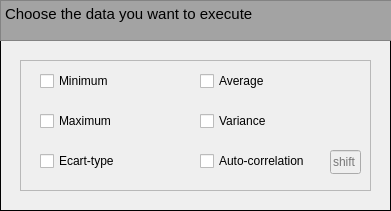
  <widget class="QFrame" name="frame">
   <property name="geometry">
    <rect>
     <x>10</x>
     <y>10</y>
     <width>391</width>
     <height>211</height>
    </rect>
   </property>
   <property name="frameShape">
    <enum>QFrame::Box</enum>
   </property>
   <property name="frameShadow">
    <enum>QFrame::Plain</enum>
   </property>
   <widget class="QTextBrowser" name="Display_title">
    <property name="geometry">
     <rect>
      <x>0</x>
      <y>0</y>
      <width>641</width>
      <height>41</height>
     </rect>
    </property>
    <property name="palette">
     <palette>
      <active>
       <colorrole role="WindowText">
        <brush brushstyle="SolidPattern">
         <color alpha="255">
          <red>0</red>
          <green>0</green>
          <blue>0</blue>
         </color>
        </brush>
       </colorrole>
       <colorrole role="Button">
        <brush brushstyle="SolidPattern">
         <color alpha="255">
          <red>170</red>
          <green>170</green>
          <blue>170</blue>
         </color>
        </brush>
       </colorrole>
       <colorrole role="Light">
        <brush brushstyle="SolidPattern">
         <color alpha="255">
          <red>255</red>
          <green>255</green>
          <blue>255</blue>
         </color>
        </brush>
       </colorrole>
       <colorrole role="Midlight">
        <brush brushstyle="SolidPattern">
         <color alpha="255">
          <red>212</red>
          <green>212</green>
          <blue>212</blue>
         </color>
        </brush>
       </colorrole>
       <colorrole role="Dark">
        <brush brushstyle="SolidPattern">
         <color alpha="255">
          <red>85</red>
          <green>85</green>
          <blue>85</blue>
         </color>
        </brush>
       </colorrole>
       <colorrole role="Mid">
        <brush brushstyle="SolidPattern">
         <color alpha="255">
          <red>113</red>
          <green>113</green>
          <blue>113</blue>
         </color>
        </brush>
       </colorrole>
       <colorrole role="Text">
        <brush brushstyle="SolidPattern">
         <color alpha="255">
          <red>0</red>
          <green>0</green>
          <blue>0</blue>
         </color>
        </brush>
       </colorrole>
       <colorrole role="BrightText">
        <brush brushstyle="SolidPattern">
         <color alpha="255">
          <red>255</red>
          <green>255</green>
          <blue>255</blue>
         </color>
        </brush>
       </colorrole>
       <colorrole role="ButtonText">
        <brush brushstyle="SolidPattern">
         <color alpha="255">
          <red>0</red>
          <green>0</green>
          <blue>0</blue>
         </color>
        </brush>
       </colorrole>
       <colorrole role="Base">
        <brush brushstyle="SolidPattern">
         <color alpha="255">
          <red>163</red>
          <green>163</green>
          <blue>163</blue>
         </color>
        </brush>
       </colorrole>
       <colorrole role="Window">
        <brush brushstyle="SolidPattern">
         <color alpha="255">
          <red>170</red>
          <green>170</green>
          <blue>170</blue>
         </color>
        </brush>
       </colorrole>
       <colorrole role="Shadow">
        <brush brushstyle="SolidPattern">
         <color alpha="255">
          <red>0</red>
          <green>0</green>
          <blue>0</blue>
         </color>
        </brush>
       </colorrole>
       <colorrole role="AlternateBase">
        <brush brushstyle="SolidPattern">
         <color alpha="255">
          <red>212</red>
          <green>212</green>
          <blue>212</blue>
         </color>
        </brush>
       </colorrole>
       <colorrole role="ToolTipBase">
        <brush brushstyle="SolidPattern">
         <color alpha="255">
          <red>255</red>
          <green>255</green>
          <blue>220</blue>
         </color>
        </brush>
       </colorrole>
       <colorrole role="ToolTipText">
        <brush brushstyle="SolidPattern">
         <color alpha="255">
          <red>0</red>
          <green>0</green>
          <blue>0</blue>
         </color>
        </brush>
       </colorrole>
       <colorrole role="PlaceholderText">
        <brush brushstyle="SolidPattern">
         <color alpha="128">
          <red>0</red>
          <green>0</green>
          <blue>0</blue>
         </color>
        </brush>
       </colorrole>
      </active>
      <inactive>
       <colorrole role="WindowText">
        <brush brushstyle="SolidPattern">
         <color alpha="255">
          <red>0</red>
          <green>0</green>
          <blue>0</blue>
         </color>
        </brush>
       </colorrole>
       <colorrole role="Button">
        <brush brushstyle="SolidPattern">
         <color alpha="255">
          <red>170</red>
          <green>170</green>
          <blue>170</blue>
         </color>
        </brush>
       </colorrole>
       <colorrole role="Light">
        <brush brushstyle="SolidPattern">
         <color alpha="255">
          <red>255</red>
          <green>255</green>
          <blue>255</blue>
         </color>
        </brush>
       </colorrole>
       <colorrole role="Midlight">
        <brush brushstyle="SolidPattern">
         <color alpha="255">
          <red>212</red>
          <green>212</green>
          <blue>212</blue>
         </color>
        </brush>
       </colorrole>
       <colorrole role="Dark">
        <brush brushstyle="SolidPattern">
         <color alpha="255">
          <red>85</red>
          <green>85</green>
          <blue>85</blue>
         </color>
        </brush>
       </colorrole>
       <colorrole role="Mid">
        <brush brushstyle="SolidPattern">
         <color alpha="255">
          <red>113</red>
          <green>113</green>
          <blue>113</blue>
         </color>
        </brush>
       </colorrole>
       <colorrole role="Text">
        <brush brushstyle="SolidPattern">
         <color alpha="255">
          <red>0</red>
          <green>0</green>
          <blue>0</blue>
         </color>
        </brush>
       </colorrole>
       <colorrole role="BrightText">
        <brush brushstyle="SolidPattern">
         <color alpha="255">
          <red>255</red>
          <green>255</green>
          <blue>255</blue>
         </color>
        </brush>
       </colorrole>
       <colorrole role="ButtonText">
        <brush brushstyle="SolidPattern">
         <color alpha="255">
          <red>0</red>
          <green>0</green>
          <blue>0</blue>
         </color>
        </brush>
       </colorrole>
       <colorrole role="Base">
        <brush brushstyle="SolidPattern">
         <color alpha="255">
          <red>163</red>
          <green>163</green>
          <blue>163</blue>
         </color>
        </brush>
       </colorrole>
       <colorrole role="Window">
        <brush brushstyle="SolidPattern">
         <color alpha="255">
          <red>170</red>
          <green>170</green>
          <blue>170</blue>
         </color>
        </brush>
       </colorrole>
       <colorrole role="Shadow">
        <brush brushstyle="SolidPattern">
         <color alpha="255">
          <red>0</red>
          <green>0</green>
          <blue>0</blue>
         </color>
        </brush>
       </colorrole>
       <colorrole role="AlternateBase">
        <brush brushstyle="SolidPattern">
         <color alpha="255">
          <red>212</red>
          <green>212</green>
          <blue>212</blue>
         </color>
        </brush>
       </colorrole>
       <colorrole role="ToolTipBase">
        <brush brushstyle="SolidPattern">
         <color alpha="255">
          <red>255</red>
          <green>255</green>
          <blue>220</blue>
         </color>
        </brush>
       </colorrole>
       <colorrole role="ToolTipText">
        <brush brushstyle="SolidPattern">
         <color alpha="255">
          <red>0</red>
          <green>0</green>
          <blue>0</blue>
         </color>
        </brush>
       </colorrole>
       <colorrole role="PlaceholderText">
        <brush brushstyle="SolidPattern">
         <color alpha="128">
          <red>0</red>
          <green>0</green>
          <blue>0</blue>
         </color>
        </brush>
       </colorrole>
      </inactive>
      <disabled>
       <colorrole role="WindowText">
        <brush brushstyle="SolidPattern">
         <color alpha="255">
          <red>85</red>
          <green>85</green>
          <blue>85</blue>
         </color>
        </brush>
       </colorrole>
       <colorrole role="Button">
        <brush brushstyle="SolidPattern">
         <color alpha="255">
          <red>170</red>
          <green>170</green>
          <blue>170</blue>
         </color>
        </brush>
       </colorrole>
       <colorrole role="Light">
        <brush brushstyle="SolidPattern">
         <color alpha="255">
          <red>255</red>
          <green>255</green>
          <blue>255</blue>
         </color>
        </brush>
       </colorrole>
       <colorrole role="Midlight">
        <brush brushstyle="SolidPattern">
         <color alpha="255">
          <red>212</red>
          <green>212</green>
          <blue>212</blue>
         </color>
        </brush>
       </colorrole>
       <colorrole role="Dark">
        <brush brushstyle="SolidPattern">
         <color alpha="255">
          <red>85</red>
          <green>85</green>
          <blue>85</blue>
         </color>
        </brush>
       </colorrole>
       <colorrole role="Mid">
        <brush brushstyle="SolidPattern">
         <color alpha="255">
          <red>113</red>
          <green>113</green>
          <blue>113</blue>
         </color>
        </brush>
       </colorrole>
       <colorrole role="Text">
        <brush brushstyle="SolidPattern">
         <color alpha="255">
          <red>85</red>
          <green>85</green>
          <blue>85</blue>
         </color>
        </brush>
       </colorrole>
       <colorrole role="BrightText">
        <brush brushstyle="SolidPattern">
         <color alpha="255">
          <red>255</red>
          <green>255</green>
          <blue>255</blue>
         </color>
        </brush>
       </colorrole>
       <colorrole role="ButtonText">
        <brush brushstyle="SolidPattern">
         <color alpha="255">
          <red>85</red>
          <green>85</green>
          <blue>85</blue>
         </color>
        </brush>
       </colorrole>
       <colorrole role="Base">
        <brush brushstyle="SolidPattern">
         <color alpha="255">
          <red>170</red>
          <green>170</green>
          <blue>170</blue>
         </color>
        </brush>
       </colorrole>
       <colorrole role="Window">
        <brush brushstyle="SolidPattern">
         <color alpha="255">
          <red>170</red>
          <green>170</green>
          <blue>170</blue>
         </color>
        </brush>
       </colorrole>
       <colorrole role="Shadow">
        <brush brushstyle="SolidPattern">
         <color alpha="255">
          <red>0</red>
          <green>0</green>
          <blue>0</blue>
         </color>
        </brush>
       </colorrole>
       <colorrole role="AlternateBase">
        <brush brushstyle="SolidPattern">
         <color alpha="255">
          <red>170</red>
          <green>170</green>
          <blue>170</blue>
         </color>
        </brush>
       </colorrole>
       <colorrole role="ToolTipBase">
        <brush brushstyle="SolidPattern">
         <color alpha="255">
          <red>255</red>
          <green>255</green>
          <blue>220</blue>
         </color>
        </brush>
       </colorrole>
       <colorrole role="ToolTipText">
        <brush brushstyle="SolidPattern">
         <color alpha="255">
          <red>0</red>
          <green>0</green>
          <blue>0</blue>
         </color>
        </brush>
       </colorrole>
       <colorrole role="PlaceholderText">
        <brush brushstyle="SolidPattern">
         <color alpha="128">
          <red>0</red>
          <green>0</green>
          <blue>0</blue>
         </color>
        </brush>
       </colorrole>
      </disabled>
     </palette>
    </property>
    <property name="html">
     <string>&lt;!DOCTYPE HTML PUBLIC &quot;-//W3C//DTD HTML 4.0//EN&quot; &quot;http://www.w3.org/TR/REC-html40/strict.dtd&quot;&gt;
&lt;html&gt;&lt;head&gt;&lt;meta name=&quot;qrichtext&quot; content=&quot;1&quot; /&gt;&lt;style type=&quot;text/css&quot;&gt;
p, li { white-space: pre-wrap; }
&lt;/style&gt;&lt;/head&gt;&lt;body style=&quot; font-family:'MS Shell Dlg 2'; font-size:7.8pt; font-weight:400; font-style:normal;&quot;&gt;
&lt;p style=&quot; margin-top:0px; margin-bottom:0px; margin-left:0px; margin-right:0px; -qt-block-indent:0; text-indent:0px;&quot;&gt;&lt;span style=&quot; font-size:11pt;&quot;&gt;Choose the data you want to execute&lt;/span&gt;&lt;/p&gt;&lt;/body&gt;&lt;/html&gt;</string>
    </property>
   </widget>
   <widget class="QFrame" name="frame_2">
    <property name="geometry">
     <rect>
      <x>20</x>
      <y>60</y>
      <width>351</width>
      <height>131</height>
     </rect>
    </property>
    <property name="frameShape">
     <enum>QFrame::StyledPanel</enum>
    </property>
    <property name="frameShadow">
     <enum>QFrame::Raised</enum>
    </property>
    <widget class="QCheckBox" name="CheckBox_Minimum">
     <property name="geometry">
      <rect>
       <x>20</x>
       <y>10</y>
       <width>83</width>
       <height>22</height>
      </rect>
     </property>
     <property name="text">
      <string>Minimum</string>
     </property>
     <property name="checked">
      <bool>false</bool>
     </property>
    </widget>
    <widget class="QCheckBox" name="CheckBox_Moyenne">
     <property name="geometry">
      <rect>
       <x>180</x>
       <y>10</y>
       <width>83</width>
       <height>22</height>
      </rect>
     </property>
     <property name="text">
      <string>Average</string>
     </property>
    </widget>
    <widget class="QCheckBox" name="CheckBox_Variance">
     <property name="geometry">
      <rect>
       <x>180</x>
       <y>50</y>
       <width>83</width>
       <height>22</height>
      </rect>
     </property>
     <property name="text">
      <string>Variance</string>
     </property>
    </widget>
    <widget class="QCheckBox" name="CheckBox_Autocor">
     <property name="geometry">
      <rect>
       <x>180</x>
       <y>90</y>
       <width>121</width>
       <height>22</height>
      </rect>
     </property>
     <property name="text">
      <string>Auto-correlation</string>
     </property>
    </widget>
    <widget class="QCheckBox" name="CheckBox_Maximum">
     <property name="geometry">
      <rect>
       <x>20</x>
       <y>50</y>
       <width>83</width>
       <height>22</height>
      </rect>
     </property>
     <property name="text">
      <string>Maximum</string>
     </property>
    </widget>
    <widget class="QCheckBox" name="CheckBox_Ecarttype">
     <property name="geometry">
      <rect>
       <x>20</x>
       <y>90</y>
       <width>83</width>
       <height>22</height>
      </rect>
     </property>
     <property name="text">
      <string>Ecart-type</string>
     </property>
    </widget>
    <widget class="QLineEdit" name="lineEdit">
     <property name="enabled">
      <bool>false</bool>
     </property>
     <property name="geometry">
      <rect>
       <x>310</x>
       <y>90</y>
       <width>31</width>
       <height>24</height>
      </rect>
     </property>
     <property name="placeholderText">
      <string>shift</string>
     </property>
    </widget>
   </widget>
   <zorder>frame_2</zorder>
   <zorder>Display_title</zorder>
  </widget>
